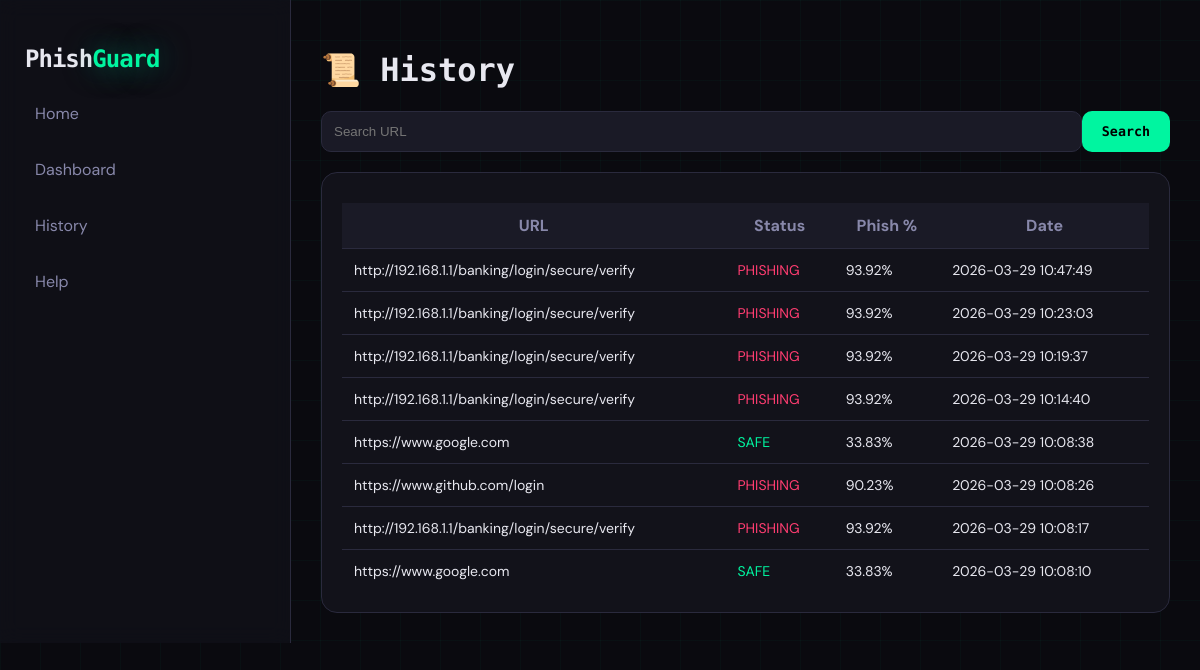
Page /history on the earlier database version.
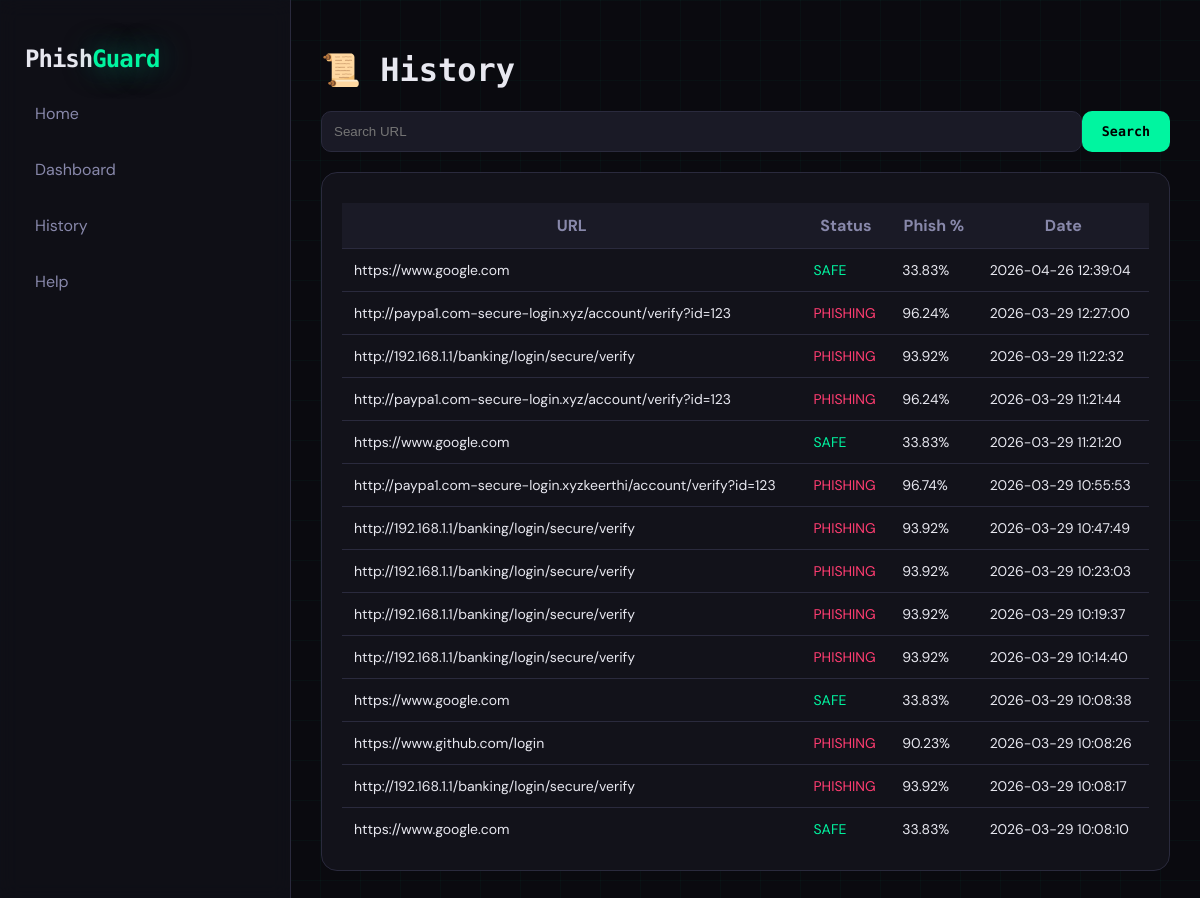
Same page on the later database version.
### tables this page shows
CREATE TABLE scans (
            id INTEGER PRIMARY KEY AUTOINCREMENT,
            url TEXT,
            prediction TEXT,
            phishing_prob REAL,
            date TIMESTAMP DEFAULT CURRENT_TIMESTAMP
        );

### app.py (the view)
@app.route('/history')
def history():
    search_query = request.args.get('q')
    conn = sqlite3.connect('history.db')   # ✅ correct DB
    cursor = conn.cursor()
    if search_query:
        cursor.execute("""
            SELECT * FROM scans
            WHERE url LIKE ?
            ORDER BY date DESC
        """, ('%' + search_query + '%',))
    else:
        cursor.execute("""
            SELECT * FROM scans
            ORDER BY date DESC
        """)
    data = cursor.fetchall()
    conn.close()
    return render_template('history.html', data=data)

### templates/history.html (shortened to what this page needs)
<!DOCTYPE html>
<html lang="en">
<head>
</head>
<body>
<div class="sidebar">
    <h2 class="logo">
        <span class="phish">Phish</span><span class="guard">Guard</span>
    </h2>
    <a href="/">Home</a>
    <a href="/dashboard">Dashboard</a>
    <a href="/history">History</a>
    <a href="/help">Help</a>
</div>
<div class="main">
<h1>📜 History</h1>
<div class="search-box">
    <form method="GET" action="/history" style="display:flex;width:100%;">
        <input type="text" name="q" value="{{ request.args.get('q','') }}" placeholder="Search URL">
        <button type="submit">Search</button>
    </form>
</div>
<div class="card">
<table>
<tr>
<th>URL</th>
<th>Status</th>
<th>Phish %</th>
<th>Date</th>
</tr>
{% for row in data %}
<tr>
<td>{{ row[1] }}</td>
<td class="{% if row[2]=='PHISHING' %}phish{% else %}safe{% endif %}">
{{ row[2] }}
</td>
<td>{{ row[3] }}%</td>
<td>{{ row[4] }}</td>
</tr>
{% endfor %}
</table>
</div>
</div>
</body>
</html>

### templates/history.html (style rules this page uses)
:root { --bg: #0a0a0f; --surface: #12121a; --surface2: #1a1a26; --border: #2a2a3d; --accent: #00f5a0; --accent2: #00d9f5; --danger: #ff3d71; --text: #e8e8f0; --text-dim: #8888aa; --mono: 'Space Mono', monospace; --sans: 'DM Sans', sans-serif; }
body { margin: 0; font-family: var(--sans); background: var(--bg); color: var(--text); display: flex; }
body::before { content: ''; position: fixed; inset: 0; background-image: linear-gradient(rgba(0,245,160,0.03) 1px, transparent 1px), linear-gradient(90deg, rgba(0,245,160,0.03) 1px, transparent 1px); background-size: 40px 40px; z-index: 0; }
.sidebar { width: 240px; background: rgba(18,18,26,0.7); backdrop-filter: blur(10px); padding: 25px; border-right: 1px solid var(--border); }
.logo { font-family: var(--mono); font-weight: 700; letter-spacing: -1px; }
.logo .phish { color: #e8e8f0; }
.logo .guard { color: #00f5a0; text-shadow: 0 0 30px rgba(0,245,160,0.5); }
.sidebar a { display: block; margin: 15px 0; color: var(--text-dim); text-decoration: none; padding: 10px; border-radius: 8px; }
.main { flex: 1; padding: 30px; position: relative; z-index: 1; }
h1 { font-family: var(--mono); }
.search-box { margin: 20px 0; display: flex; gap: 10px; }
.search-box input { flex: 1; padding: 12px; border-radius: 10px; border: 1px solid var(--border); background: var(--surface2); color: var(--text); }
.search-box button { background: var(--accent); border: none; padding: 12px 20px; border-radius: 10px; font-family: var(--mono); font-weight: 700; cursor: pointer; }
.card { background: var(--surface); border: 1px solid var(--border); border-radius: 16px; padding: 20px; }
table { width: 100%; border-collapse: collapse; margin-top: 10px; }
th { background: var(--surface2); color: var(--text-dim); padding: 12px; }
td { padding: 12px; border-top: 1px solid var(--border); font-size: 14px; }
.safe { color: var(--accent); }
.phish { color: var(--danger); }

Differences in the rows shown:
added scans: url "https://www.google.com", prediction "SAFE", phishing_prob "33.83", date "2026-04-26 12:39:04"
added scans: url "http://paypa1.com-secure-login.xyz/account/verify?id=123", prediction "PHISHING", phishing_prob "96.24", date "2026-03-29 12:27:00"
added scans: url "http://192.168.1.1/banking/login/secure/verify", prediction "PHISHING", phishing_prob "93.92", date "2026-03-29 11:22:32"
added scans: url "http://paypa1.com-secure-login.xyz/account/verify?id=123", prediction "PHISHING", phishing_prob "96.24", date "2026-03-29 11:21:44"
added scans: url "https://www.google.com", prediction "SAFE", phishing_prob "33.83", date "2026-03-29 11:21:20"
added scans: url "http://paypa1.com-secure-login.xyzkeerthi/account/verify?id=123", prediction "PHISHING", phishing_prob "96.74", date "2026-03-29 10:55:53"
